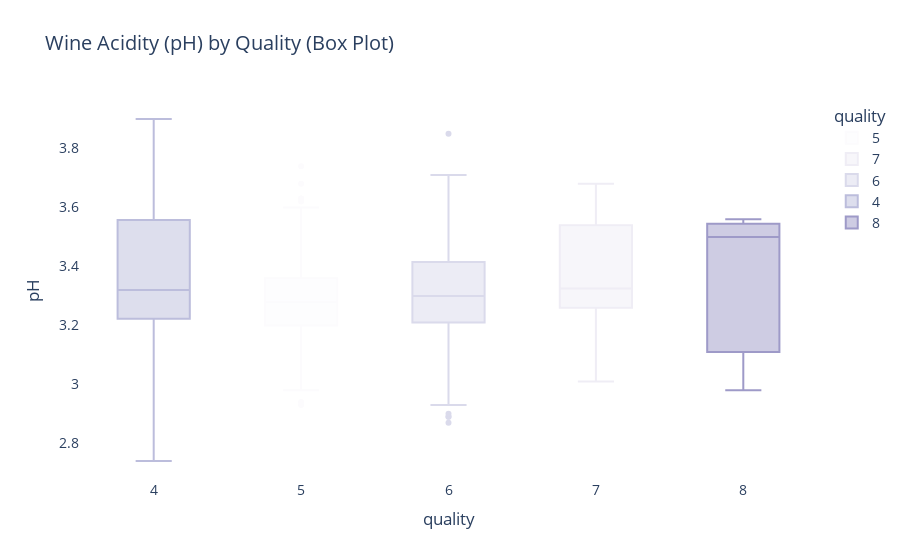

The notebook cell this image was saved under:
### Markdown cell above
Figure 4 demonstrates quality of wines by their gradient colour. This graph may provide clearer context to figure 3 which we can see from the above graph that residual sugar has some impact on the quality of the wine, notably, wines that appear to have more than 5.5% of sugars are not as high quality. There is not comparison to make against the alcohol levels, as this is widely spread, you could suggest wines that have less alcohol are not as good quality, and are more likely to have high amounts of sugar in.

### Code cell
fig5 = px.box(
    wines, 
    x='quality', 
    y='pH', 
    title='Wine Acidity (pH) by Quality (Box Plot)', 
    color='quality',
    color_discrete_sequence=px.colors.sequential.Purples
)

fig5.update_layout(
    plot_bgcolor='white',
    paper_bgcolor='white',
    font=dict(size=14),
)

fig5.show()

### Figure 1 — Plotly figure (JSON) as saved in the notebook; plotly's stock layout.template omitted (floating-point values rounded to 4 significant figures; data arrays with more than 128 entries replaced by an {"elided": "..."} marker saying what was removed)
{"data": [{"alignmentgroup": "True", "hovertemplate": "quality=%{x}<br>pH=%{y}<extra></extra>", "legendgroup": "5", "marker": {"color": "rgb(252,251,253)"}, "name": "5", "notched": false, "offsetgroup": "5", "orientation": "v", "showlegend": true, "type": "box", "x": {"elided": "262 int values"}, "x0": " ", "xaxis": "x", "y": {"elided": "262 float values"}, "y0": " ", "yaxis": "y"}, {"alignmentgroup": "True", "hovertemplate": "quality=%{x}<br>pH=%{y}<extra></extra>", "legendgroup": "7", "marker": {"color": "rgb(239,237,245)"}, "name": "7", "notched": false, "offsetgroup": "7", "orientation": "v", "showlegend": true, "type": "box", "x": [7, 7, 7, 7, 7, 7, 7, 7, 7, 7, 7, 7, 7, 7, 7, 7, 7, 7, 7, 7], "x0": " ", "xaxis": "x", "y": [3.3, 3.57, 3.54, 3.28, 3.32, 3.17, 3.17, 3.3, 3.56, 3.26, 3.26, 3.47, 3.44, 3.01, 3.01, 3.33, 3.46, 3.68, 3.54, 3.54], "y0": " ", "yaxis": "y"}, {"alignmentgroup": "True", "hovertemplate": "quality=%{x}<br>pH=%{y}<extra></extra>", "legendgroup": "6", "marker": {"color": "rgb(218,218,235)"}, "name": "6", "notched": false, "offsetgroup": "6", "orientation": "v", "showlegend": true, "type": "box", "x": [6, 6, 6, 6, 6, 6, 6, 6, 6, 6, 6, 6, 6, 6, 6, 6, 6, 6, 6, 6, 6, 6, 6, 6, 6, 6, 6, 6, 6, 6, 6, 6, 6, 6, 6, 6, 6, 6, 6, 6, 6, 6, 6, 6, 6, 6, 6, 6, 6, 6, 6, 6, 6, 6, 6, 6, 6, 6, 6, 6, 6, 6, 6, 6, 6, 6, 6, 6, 6, 6, 6, 6, 6, 6, 6, 6, 6, 6, 6, 6, 6, 6, 6, 6, 6, 6, 6, 6, 6, 6, 6, 6, 6, 6, 6, 6, 6, 6, 6, 6, 6, 6, 6, 6, 6, 6, 6, 6, 6, 6, 6, 6, 6, 6, 6, 6, 6, 6, 6, 6], "x0": " ", "xaxis": "x", "y": [3.45, 3.17, 3.44, 2.93, 2.93, 3.85, 3.37, 3.07, 3.34, 3.68, 3.68, 3.59, 3.52, 3.35, 3.37, 3.04, 3.37, 3.08, 3.36, 3.36, 3.27, 3.32, 3.3, 3.3, 3.28, 3.22, 3.16, 3.25, 3.1, 3.38, 3.26, 3.15, 3.48, 3.44, 3.48, 3.18, 3.18, 3.39, 3.12, 3.19, 3.12, 3.17, 3.32, 2.87, 3.16, 3.08, 3.55, 3.55, 3.33, 3.48, 3.23, 3.66, 3.22, 3.22, 3.43, 3.53, 3.43, 3.3, 3.3, 3.47, 3.45, 3.39, 3.39, 3.34, 2.89, 2.89, 3.37, 3.13, 3.13, 3.4, 3.42, 3.42, 3.17, 3.49, 3.21, 3.34, 3.41, 3.27, 3.46, 3.59, 3.46, 3.46, 3.22, 3.21, 3.15, 3.21, 3.29, 3.23, 3.26, 3.33, 3.32, 3.38, 3.24, 3.24, 3.26, 3.4, 3.4, 3.26, 3.26, 2.9, 3.29, 3.29, 3.6, 3.25, 3.27, 3.71, 3.26, 3.18, 3.18, 3.32, 3.16, 3.32, 3.16, 3.3, 3.41, 3.33, 3.53, 3.53, 3.39, 3.27], "y0": " ", "yaxis": "y"}, {"alignmentgroup": "True", "hovertemplate": "quality=%{x}<br>pH=%{y}<extra></extra>", "legendgroup": "4", "marker": {"color": "rgb(188,189,220)"}, "name": "4", "notched": false, "offsetgroup": "4", "orientation": "v", "showlegend": true, "type": "box", "x": [4, 4, 4, 4, 4, 4, 4, 4, 4, 4, 4], "x0": " ", "xaxis": "x", "y": [3.9, 3.16, 3.75, 2.74, 3.35, 3.6, 3.43, 3.32, 3.2, 3.3, 3.29], "y0": " ", "yaxis": "y"}, {"alignmentgroup": "True", "hovertemplate": "quality=%{x}<br>pH=%{y}<extra></extra>", "legendgroup": "8", "marker": {"color": "rgb(158,154,200)"}, "name": "8", "notched": false, "offsetgroup": "8", "orientation": "v", "showlegend": true, "type": "box", "x": [8, 8, 8], "x0": " ", "xaxis": "x", "y": [3.56, 2.98, 3.5], "y0": " ", "yaxis": "y"}], "layout": {"boxmode": "overlay", "font": {"size": 14}, "legend": {"title": {"text": "quality"}, "tracegroupgap": 0}, "paper_bgcolor": "white", "plot_bgcolor": "white", "title": {"text": "Wine Acidity (pH) by Quality (Box Plot)"}, "xaxis": {"anchor": "y", "categoryarray": [5, 7, 6, 4, 8], "categoryorder": "array", "domain": [0, 1], "title": {"text": "quality"}}, "yaxis": {"anchor": "x", "domain": [0, 1], "title": {"text": "pH"}}}}
